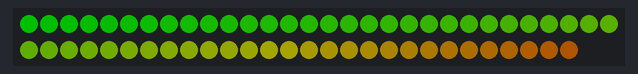
Bench run of a sketch on a simulated Arduino Uno, built with avr-gcc and run on an emulated ATmega328P. Parts: 58 RGB LEDs in strip order, left to right, continuing on the next row. Dim RGB values are drawn brighter than linear.

Above: at 0.15 s.
At 1.97 s:
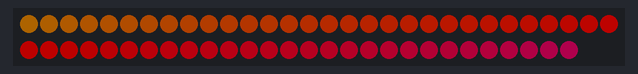
At 2.88 s:
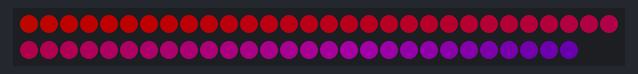
At 4.09 s:
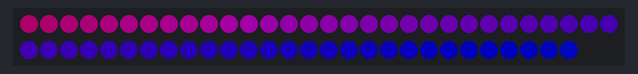
At 5.91 s:
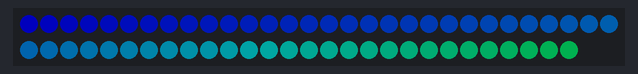
At 8.03 s:
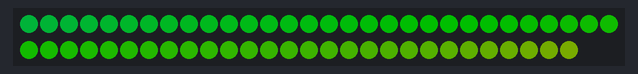

The sketch:

neopixelrainbow.ino
```cpp
#include <Adafruit_NeoPixel.h>

// constants won't change. They're used here to
// set pin numbers:
const int ledPin = 4;     // the number of the neopixel strip
const int numLeds = 58;

//Adafruit_NeoPixel pixels = Adafruit_NeoPixel(8, ledPin);
Adafruit_NeoPixel strip = Adafruit_NeoPixel(numLeds, ledPin, NEO_GRB + NEO_KHZ800);


void setup() {
  strip.begin();
  strip.setBrightness(80); // 1/3 brightness

}

void loop() {


    rainbow(30);

  delay(10);


}


void rainbow(uint8_t wait) {
  uint16_t i, j;

  for(j=0; j<256; j++) {
    for(i=0; i<strip.numPixels(); i++) {
      strip.setPixelColor(i, Wheel((i*1+j) & 255));
    }
    strip.show();
    delay(wait);
  }
}

void rainbowsmaller(uint8_t wait) {
  uint16_t i, j;

  for(j=0; j<256; j++) {
    for(i=0; i<strip.numPixels(); i++) {
      strip.setPixelColor(i, Wheel((i*21+j) & 255));
    }
    strip.show();
    delay(wait);
  }
}

// Input a value 0 to 255 to get a color value.
// The colours are a transition r - g - b - back to r.
uint32_t Wheel(byte WheelPos) {
  if(WheelPos < 85) {
    return strip.Color(WheelPos * 3, 255 - WheelPos * 3, 0);
  }
  else if(WheelPos < 170) {
    WheelPos -= 85;
    return strip.Color(255 - WheelPos * 3, 0, WheelPos * 3);
  }
  else {
    WheelPos -= 170;
    return strip.Color(0, WheelPos * 3, 255 - WheelPos * 3);
  }
}
```

Measured:
- by itself, everything shown: repeats every 8.6 s, in 29 steps
